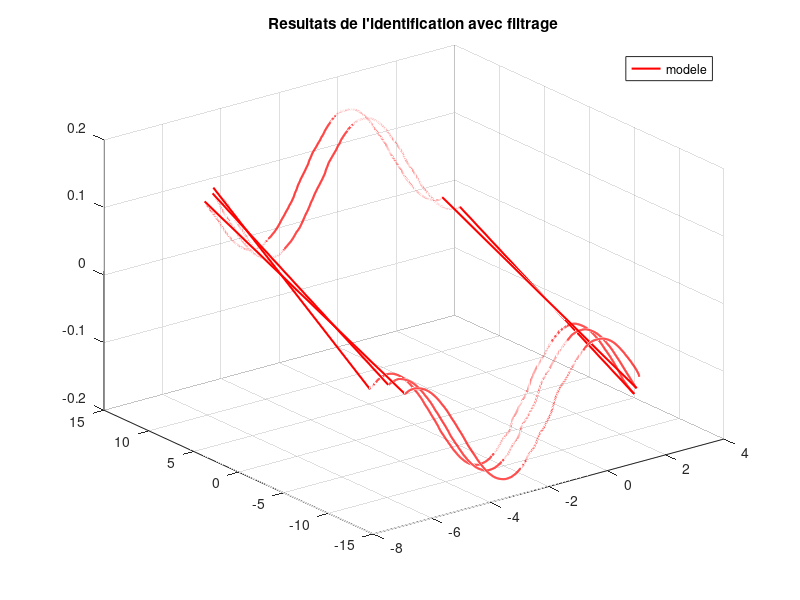

Write MATLAB code to recreate this figure.
%% CE SCRIPT PERMET D'IDENTIFIER LES PARAMETRES DU MODELE
%% DE L'AXE 2 POUR DES MOUVEMENTS A VITESSE CONSTANTE
%% v1 G. MOREL - 2005/12/29
%% v2 V. PADOIS - 2007/10/31
%% v3 V. PADOIS - 2012/12/03

clear all; %% efface toutes les variables existantes
load releve_vit_cste_axe2; %% charge les releves experimentaux

%% Parametres connus a priori:
kc2=0.0525; %% constante de couple de l'axe 2.
N2=4.5; %% inverse du rapport de reduction de l'axe 2.

%% Construction de la matrice Y.
for(i=1:length(i2)) , %% length(i2) = nombre d'echantillons.
    Y(i,1:4) = [ cos(q2(i)) sign(qpfil2(i)) qpfil2(i) 1 ];
    u(i,1) = kc2*N2*ifil2(i);
end
%% Calcul des parametres
p=pinv(Y)*u;

%% Affichage des resultats.
format long
disp('Parametres estimes a partir des donnees brutes :');
p'

figure(1)
clf; %% clear figure
% h=plot3(q2,qp2,kc2*N2*i2,'m');
% set(h,'LineWidth',0.5);
% hold on; %% permet de conserver le graphique et d'en ajouter d'autres sur la meme fig.
h=plot3(q2,qpfil2,Y*p,'r');
set(h,'LineWidth',1.5);
title('Resultats de l''identification avec filtrage');
legend('modele');
% legend('\Gamma_2 non filtre', 'modele');
grid on;
